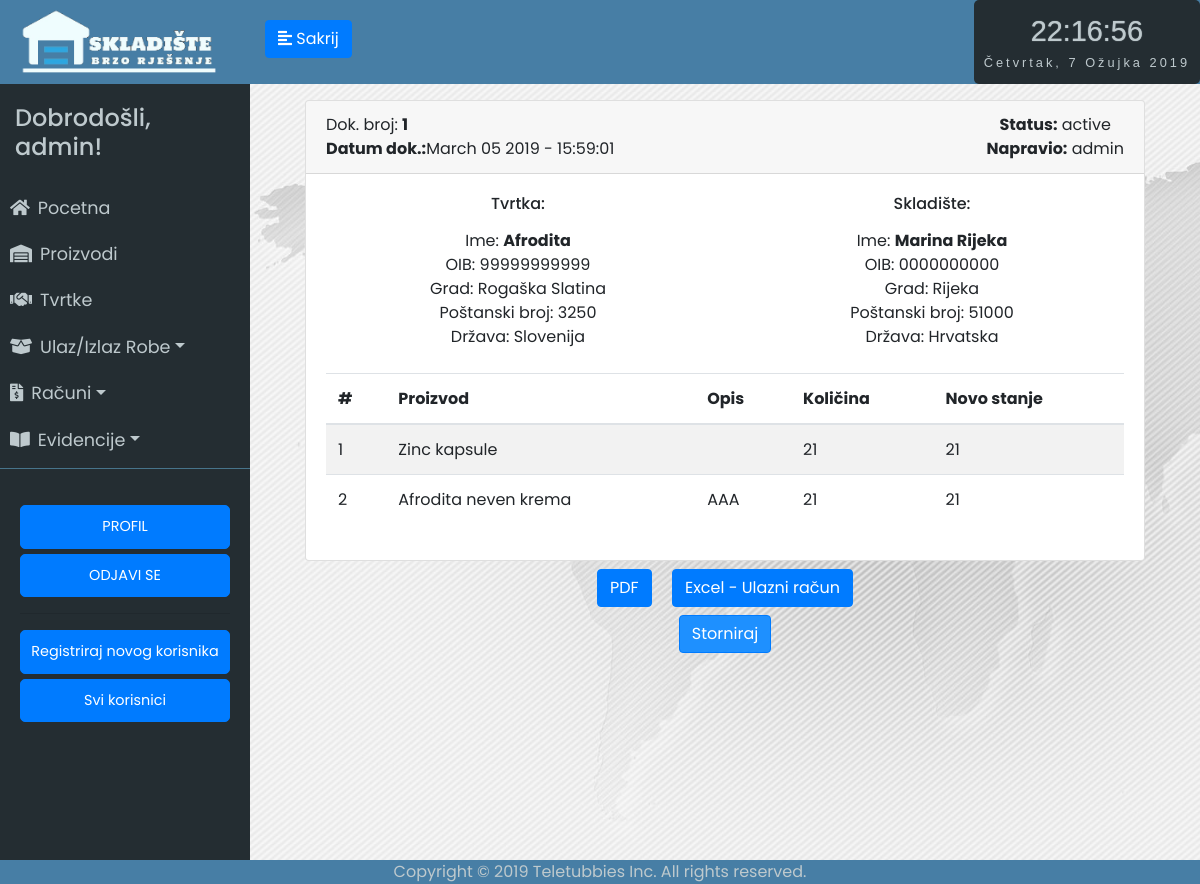
The app's page /receipt/1 (signed in) with its own data.
### app/models.py (models this page shows, shortened)
class User(UserMixin, db.Model):
	id = db.Column(db.Integer, primary_key=True)
	username = db.Column(db.String(64), index=True, unique=True)
	email = db.Column(db.String(120), index=True, unique=True)
	password_hash = db.Column(db.String(128))
	last_seen = db.Column(db.DateTime, default=datetime.utcnow)
	evidencija = db.relationship('Evidencija', backref='user', lazy='dynamic')

class Evidencija(db.Model):
	id = db.Column(db.Integer, primary_key=True)
	proizvod_id = db.Column(db.Integer, db.ForeignKey('proizvod.id'))
	tvrtka_id = db.Column(db.Integer, db.ForeignKey('tvrtka.id'))
	promijenjena_kolicina = db.Column(db.Integer)
	trenutna_kolicina = db.Column(db.Integer)
	datum_unosa = db.Column(db.DateTime, default=datetime.utcnow)
	vrsta_unosa = db.Column(db.String(64))
	user_id = db.Column(db.Integer, db.ForeignKey('user.id'))
	receipt_id = db.Column(db.Integer, db.ForeignKey('receipt.id'))

class Receipt(db.Model):
	id = db.Column(db.Integer, primary_key=True)
	status = db.Column(db.String(64))
	date = db.Column(db.DateTime, default=datetime.utcnow)
	receipt_type = db.Column(db.String(64))
	evidencija = db.relationship('Evidencija', backref='receipt', lazy='dynamic')
	storno_date = db.Column(db.DateTime, nullable=True)
	storno_user = db.Column(db.String(64), nullable=True)

class Tvrtka(db.Model):
	__searchable__ = ['name']
	id = db.Column(db.Integer, primary_key=True)
	name = db.Column(db.String(64))
	oib = db.Column(db.Integer, unique=True)
	adresa = db.Column(db.String(200))
	grad = db.Column(db.String(64))
	p_broj = db.Column(db.Integer)
	drzava = db.Column(db.String(64))
	evidencija = db.relationship('Evidencija', backref='tvrtka', lazy='dynamic')

class Proizvod(db.Model):
	__searchable__ = ['name']
	id = db.Column(db.Integer, primary_key=True)
	name = db.Column(db.String(64))
	kolicina = db.Column(db.Integer, default=0)
	zemlja_podrijetla = db.Column(db.String(64))
	opis_proizvoda = db.Column(db.String(300))
	datum_unosa = db.Column(db.DateTime, default=datetime.utcnow)
	evidencija = db.relationship('Evidencija', backref='proizvod', lazy='dynamic')
	bar_kod = db.Column(db.String(64))

### app/routes.py (the view, shortened to what this page needs)
@app.route('/receipt/<id>', methods=['GET', 'POST'])
@login_required
def receipt(id):
	form = Storno()
	evidencije = Evidencija.query.filter_by(receipt_id=id)
	evidencija = Evidencija.query.filter_by(receipt_id=id).first()
	receipt = Receipt.query.get(id)
	return render_template('receipt.html', id=id, evidencije=evidencije, evidencija=evidencija, receipt=receipt, form=form)

### app/forms.py
class Storno(FlaskForm):
	submit= SubmitField('Storniraj')

### app/models.py (called while the page is built)
@login.user_loader
def load_user(id):
	return User.query.get(int(id))

### app/routes.py (called while the page is built)
@app.before_request
def before_request():
	if current_user.is_authenticated:
		current_user.last_seen = datetime.utcnow()
		db.session.commit()

### app/templates/receipt.html (shortened to what this page needs)
{% extends "base.html" %}
{% block content %}
<div id="contentToPdf" class="unos-p">
<div class="container">
	<div class="card">
		<div class="card-header">
			<span class="float-left"><span class="float-left">Dok. broj: <strong>{{id}}</strong></span><br><strong><span class="float-left">Datum dok.: </strong>{{ evidencija.datum_unosa.strftime('%B %d %Y - %H:%M:%S') }}
			</span>
			<span class="float-right"><strong>Status:</strong> {{receipt.status}} <br><strong>Napravio:</strong> {{evidencija.user.username}} </span>
		</div>
		<div class="card-body">
			<div class="row mb-4">
				<div class="col-sm-6">
					<h6 class="mb-3">Tvrtka:</h6>
					<div>
					<div>Ime: <strong>{{ evidencija.tvrtka.name }}</strong></div>
					</div>
					<div>OIB: {{ evidencija.tvrtka.oib }}</div>
					<div>Grad: {{ evidencija.tvrtka.grad }}</div>
					<div>Poštanski broj: {{ evidencija.tvrtka.p_broj }}</div>
					<div>Država: {{ evidencija.tvrtka.drzava }}</div>
				</div>
				<div class="col-sm-6">
					<h6 class="mb-3">Skladište:</h6>
					<div>
					<div>Ime: <strong>Marina Rijeka</strong></div>
					</div>
					<div>OIB: 0000000000</div>
					<div>Grad: Rijeka</div>
					<div>Poštanski broj: 51000</div>
					<div>Država: Hrvatska</div>
				</div>
			</div>
			<div class="table-responsive-sm">
				<table class="table table-striped">
					<thead>
						<tr>
							<th class="center">#</th>
							<th style=" margin-left: -100px;">Proizvod</th>
							<th>Opis</th>
							<th class="right">Količina</th>
							<th class="right">Novo stanje</th>
						</tr>
					</thead>
					<tbody>
					{% for evidencija in evidencije %}
						<tr>
							<td class="left"><script type="text/javascript">document.write(number); number+=1;</script></td>
							<td class="left">{{ evidencija.proizvod.name }}</td>
							<td class="left">{{ evidencija.proizvod.opis_proizvoda }}</td>
							<td class="right">{{ evidencija.promijenjena_kolicina }}</td>
							<td class="right">{{ evidencija.trenutna_kolicina }}</td>
						</tr>
					{% endfor %}
					</tbody>
				</table>
			</div>
		</div>
	</div>
</div>
<button class="btn btn-primary m-2" onclick="window.open('../receipt_pdf/{{id}}')">PDF</button>
{% if evidencija.vrsta_unosa =='unos' %}
            <button class="btn btn-primary m-2" onclick="window.open('{{ url_for('export_receipt_unos', id=id) }}')">Excel - Ulazni račun</button>
{% else %}
			<button class="btn btn-primary m-2" onclick="window.open('{{ url_for('export_receipt_izlaz', id=id) }}')">Excel - Izlazni račun</button>
{% endif %}
{% if receipt.status !='storno' %}
<form  action="" method="post" novalidate="">
          {{ form.submit(type="submit", class="btn btn-primary") }}
          <br>
  </form>
{% endif %}
{% endblock %}

### app/templates/base.html (shortened to what this page needs)
<html>
<head>
	<link rel="stylesheet" href="https://stackpath.bootstrapcdn.com/bootstrap/4.2.1/css/bootstrap.min.css" integrisha384-GJzZqFGwb1QTTN6wy59ffF1BuGJpLSa9DkKMp0DgiMDm4iYMj70gZWKYbI706tWS">
	<link href="../static/style.css" type="text/css" rel="stylesheet">
	<link rel="stylesheet" href="https://use.fontawesome.com/releases/v5.7.1/css/all.css">
</head>
<body onload="startTime()">
	<div class="wrapper">
	<nav id="sidebar">
		<div class="sidebar-header ">
			<img src="../static/logo5.png" style="width: 200px; height: auto;">
		</div>
		<ul class="list-unstyled components" id="navigation">
			<h4>Dobrodošli, {{ current_user.username }}!</h4>
			<li class="{% block index %}{% endblock %}">
				<a href="{{ url_for('index') }}"><i class="fas fa-home mr-2"></i>Pocetna</a>
			</li>
			<li class="{% block stanje_skladista %}{% endblock %}">
				<a href="{{ url_for('stanje_skladista1') }}"><i class="fas fa-warehouse mr-2"></i>Proizvodi</a>
			</li>
			<li class="{% block dobavljaci %}{% endblock %}">
				<a href="{{ url_for('tvrtke1') }}"><i class="fas fa-handshake mr-2"></i>Tvrtke</a>
			</li>
			<li class="{% block ulaz_izlaz %}{% endblock %}">
				<a href="#pageSubmenu2" data-toggle="collapse" aria-expanded="false" class="dropdown-toggle"><i class="fas fa-box-open mr-2"></i>Ulaz/Izlaz Robe</a>
			</li>
			<li class="{% block racuni %}{% endblock %}">
				<a href="#pageSubmenu3" data-toggle="collapse" aria-expanded="false" class="dropdown-toggle"><i class="fas fa-file-invoice-dollar mr-2"></i>Računi</a>
			</li>
			<li class="{% block evidencije %}{% endblock %}">
				<a href="#pageSubmenu" data-toggle="collapse" aria-expanded="false" class="dropdown-toggle"><i class="fas fa-book-open mr-2"></i>Evidencije</a>
			</li>
		</ul>
		<ul class="list-unstyled CTAs">
                <li>
                    <a href="{{ url_for('user', username=current_user.username) }}" class="btn btn-primary hover-plava">PROFIL</a>
                </li>
                <li>
                    <a href="{{ url_for('logout') }}" class="btn btn-primary hover-plava">ODJAVI SE</a>
                </li>
                {%  if current_user.username == "admin"%}
                <hr>
                    <li>
                        <a href="{{ url_for('register') }}" class="btn btn-primary hover-plava">Registriraj novog korisnika</a>
                    </li>
                    <li>
                        <a href="{{ url_for('svi_korisnici1') }}" class="btn btn-primary hover-plava">Svi korisnici</a>
                    </li>
                {% endif %}
            </ul>
	</nav>
		<div class="tijelo">
	        <div class="plava-pozadina">
	        	<div class="d-flex bd-highlight">
	  				<div class="bd-highlight">
		            	<button type="button" id="sidebarCollapse" class="btn btn-primary">
			                <i class="fas fa-align-left"></i>
			                <span class="sakrij-tipku"></span>
		            	</button>
		            </div>
	  				<div class="ml-auto bd-highlight">
	  					<div id="clockdate">
		  					<div class="clockdate-wrapper">
		    					<div id="clock"></div>
		    					<div id="date"></div>
		  					</div>
						</div>
					</div>
				</div>
	    	</div>
			<div class="plavo">
			{% block content %}
			{% endblock %}
			</div>
		</div>
<footer>Copyright © 2019 Teletubbies Inc. All rights reserved.</footer>
</body>
</html>

### app/static/style.css (style rules this page uses)
body { font-family: 'Poppins', sans-serif; background: #fafafa; }
h4 { padding: 15px; }
.wrapper { display: flex; width: 100%; align-items: stretch; }
a, a:hover, a:focus { color: inherit; text-decoration: none; transition: all 0.3s; }
#sidebar { min-width: 250px; max-width: 250px; min-height: 100vh; background: #242d32; color: #bec9cd; transition: all 0.3s; }
#sidebarCollapse { margin-top: 20px; margin-left: 15px; }
#sidebar .sidebar-header { padding: 7.5px 20px; background: #477ea5; color: #f0fdfe; }
#sidebar ul.components { padding: 5px 0; border-bottom: 1px solid #47748b; }
#sidebar ul li a { padding: 10px; font-size: 1.1em; display: block; }
ul.CTAs { padding: 20px; }
ul.CTAs a { text-align: center; font-size: 0.9em !important; display: block; border-radius: 5px; margin-bottom: 5px; }
.tijelo { display: inline-block; width: 100%; }
.plavo { display: inline-block; width: 100%; text-align: center; }
.plava-pozadina { background-color: #477ea5; display: inline-block; width: 100%; height: 84px; }
.unos-p { padding-top: 2vh; padding-left: 5vh; padding-right: 5vh; background-image: url('map.jpg'); height: 100vh; }
.sakrij-tipku:before { content: 'Sakrij'; }
.clockdate-wrapper { background-color: #242d32; padding:10px; max-width:350px; width:100%; text-align:center; border-radius:5px; margin:0 auto; height: 84px; }
#clock { background-color:#242d32; font-family: sans-serif; font-size:1.8rem; text-shadow:0px 0px 1px #bec9cd; color:#bec9cd; }
#date { letter-spacing:3px; font-size:0.8rem; font-family:arial,sans-serif; color:#bec9cd; }
footer { position: fixed; left: 0; bottom: 0; width: 100%; background-color: #477ea5; color: #bec9cd; text-align: center; }
:root { --mainColor: #007bff; }
input { border: 1px solid transparent; background-color: #f1f1f1; padding: 10px; font-size: 16px; }
input[type=submit] { background-color: DodgerBlue; color: #fff; }

### records on screen
User: username "admin", user.username "admin"
Evidencija: datum_unosa "March 05 2019 - 15:59:01", proizvod.name "Zinc kapsule", promijenjena_kolicina "21", trenutna_kolicina "21"
Receipt: status "active"
Tvrtka: tvrtka.name "Afrodita", tvrtka.oib "99999999999", tvrtka.grad "Rogaška Slatina", tvrtka.p_broj "3250", tvrtka.drzava "Slovenija"
Evidencija: proizvod.name "Afrodita neven krema", proizvod.opis_proizvoda "AAA", promijenjena_kolicina "21", trenutna_kolicina "21"

### other values on screen
{{ id }} "1"
